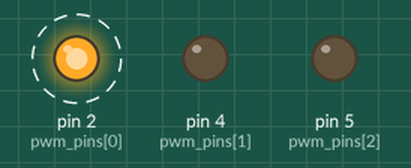
Bench run of a sketch on a simulated Arduino Uno, built with avr-gcc and run on an emulated ATmega328P. On the bench: output pins drawn as LEDs (lit = HIGH). Dashed ring = blinking.

Above: at 0.5 s.
Timing chart, 0 to 4.6 s (numbered marks = the images above):
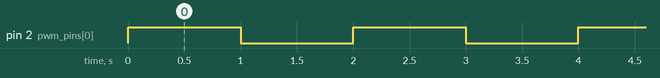

Measured:
- by itself, pin 2 (pwm_pins[0]): alternates HIGH for 1.0 s and LOW for 1.0 s

The sketch:

LedsCabeza.ino
```cpp
int pwm_pins[] = {2, 4, 5 };
int i = 10;
void setup() {
  // put your setup code here, to run once:
  pinMode(pwm_pins[0], OUTPUT);
  pinMode(pwm_pins[1], OUTPUT);
  pinMode(pwm_pins[2], OUTPUT);
}
void RGBLed (int r, int g, int b)
{
  //analogWrite(pwm_pins[0], r);
  //analogWrite(pwm_pins[1], g);
  analogWrite(pwm_pins[2], b);
  digitalWrite(pwm_pins[0], r);
  digitalWrite(pwm_pins[1], g);
  //digitalWrite(pwm_pins[2], b);
}
void loop() {

    //for(int i = 0; i<255; i+=10){
      //RGBLed(i,i,i);
      digitalWrite(2, HIGH);
      delay(1000);
      digitalWrite(2, LOW);
      delay(1000);
    //}


}
```
